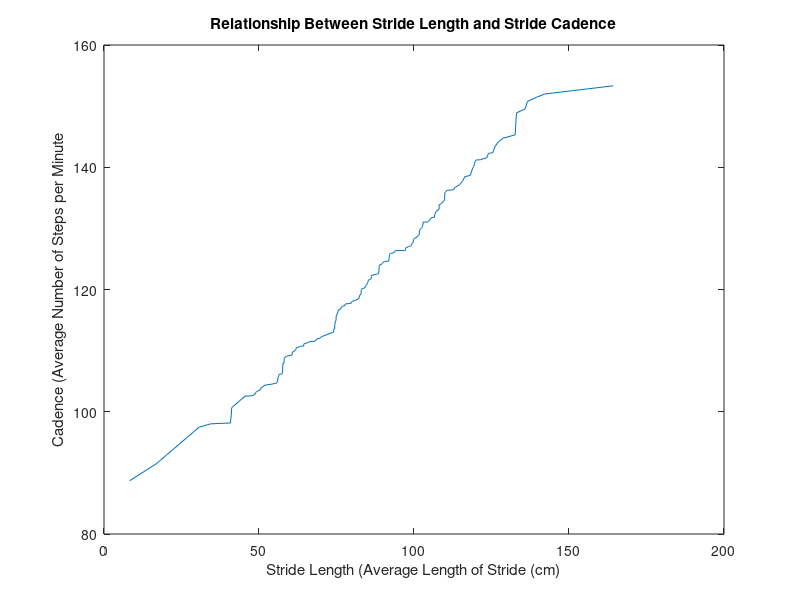
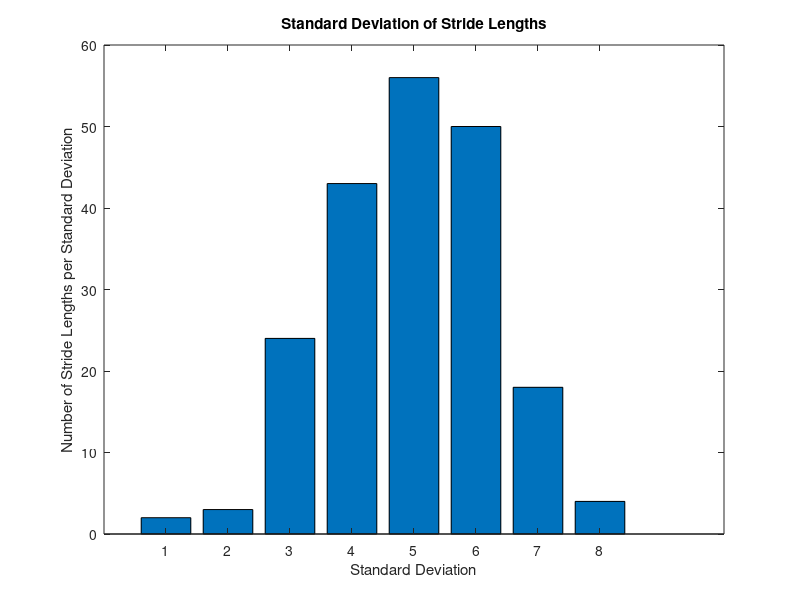

The MATLAB script that drew these images, in order:
% Shelley Wei
% ENGR 130
% Homework 8
% Started 10/14/23
% Submitted 10//23
% Due 10/18/23

%% Question 2
clear;
clc;
close all;

load('HW8_gait_data.mat');

% Part 1
cadenceSort = sort(cadence);
strideSort = sort(stride_length);

figure(1);
plot(strideSort, cadenceSort);
title("Relationship Between Stride Length and Stride Cadence");
xlabel("Stride Length (Average Length of Stride (cm)");
ylabel("Cadence (Average Number of Steps per Minute");

strideRange = max(stride_length) - min(stride_length); % the range() function only seems to work with integer values
fprintf("The range of stride lengths is approximately %.2f cm.\n", strideRange);

% Part 2
strideSegment = strideRange/8;
strideStdev = zeros(1,8);

for i = 1:length(strideSort)
    if (strideSort(i) <= strideSegment)
        strideStdev(1) = strideStdev(1) + 1;
    elseif (strideSort(i) <= strideSegment*2)
        strideStdev(2) = strideStdev(2) + 1;
    elseif (strideSort(i) <= strideSegment*3)
        strideStdev(3) = strideStdev(3) + 1;
    elseif (strideSort(i) <= strideSegment*4)
        strideStdev(4) = strideStdev(4) + 1;
    elseif (strideSort(i) <= strideSegment*5)
        strideStdev(5) = strideStdev(5) + 1;
    elseif (strideSort(i) <= strideSegment*6)
        strideStdev(6) = strideStdev(6) + 1;
    elseif (strideSort(i) <= strideSegment*7)
        strideStdev(7) = strideStdev(7) + 1;
    else
        strideStdev(8) = strideStdev(8) + 1;
    end
end

figure(2);
bar(strideStdev);
title("Standard Deviation of Stride Lengths");
xlabel("Standard Deviation");
ylabel("Number of Stride Lengths per Standard Deviation");

% Part 3
strideTime = stride_length./cadence; % calculate the time length of the avg stride
diff = abs(strideTime - stance - swing);

discrepant = diff(diff > 0.1); % find how many patients have discrepant data
disIdx = find(diff > 0.1); % find the indices of the patients with discrepant data (finding where the condition doesn't return 0)
disPatient = patient(disIdx);

% forgot how to find elements at certain indices so just used for-loop, figured out how to use logical indexing later
% disPatient = [];
% 
% for i = 1:disIdx
%     disPatient = [disPatient, patient(disIdx)];
% end

% forgot how to find indices so just used for-loop, figured out how to use logical indexing later
% disIdx = [];
% 
% for i = 1:length(diff)
%     if (diff(i) > 0.1)
%         disIdx = [disIdx, i];
%     end
% end

fprintf("There are %i patients with discrepant data: \n", length(discrepant));

% display all patients with discrepant data
for i = 1:length(discrepant)
    fprintf("  Patient %i\n", disPatient(i));
end